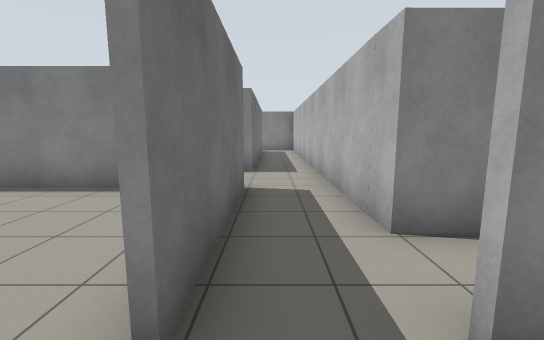
View 1 (above)

17 first-person views from a walk through a Gazebo world. The camera is 1.2 m above the floor, tilts 8° down and sees 90° across. The floor is counted in squares, 1 m on a side. Each view is taken from the middle of a square. On the plan, view 1 faces up. The plan holds only what a view shows up to about 12 squares ahead; the rest is blank.

View 2
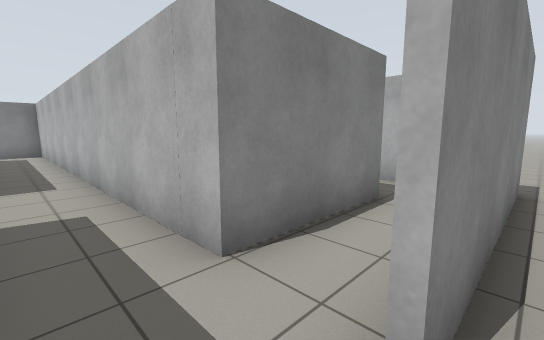

View 3
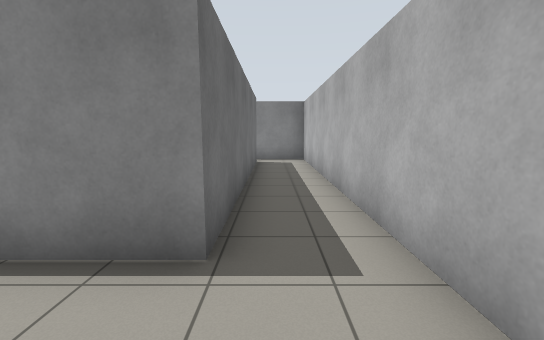

View 4
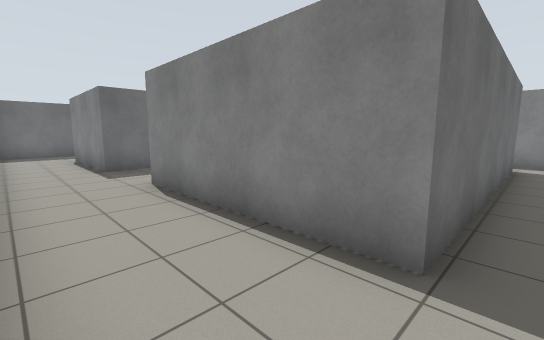

View 5
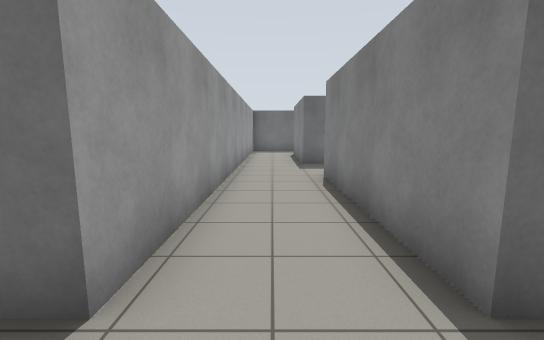

View 6
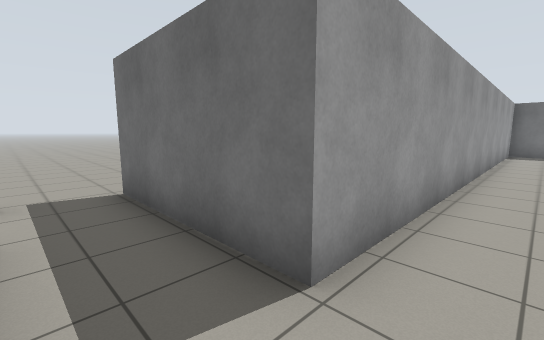

View 7
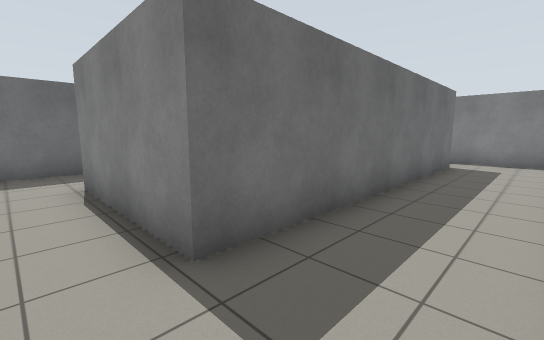

View 8
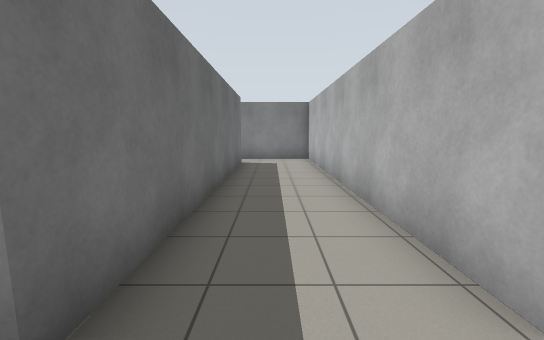

View 9
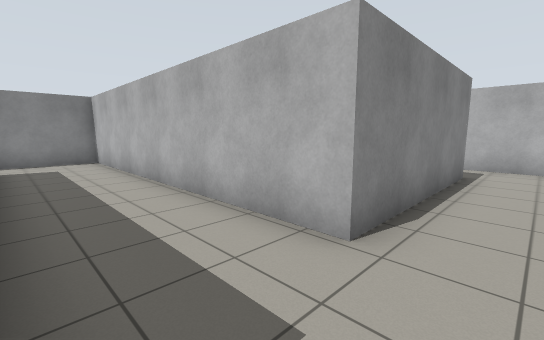

View 10
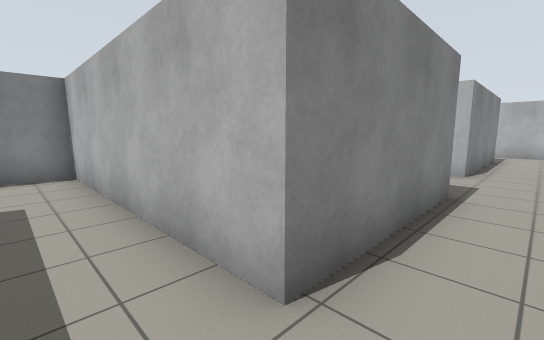

View 11
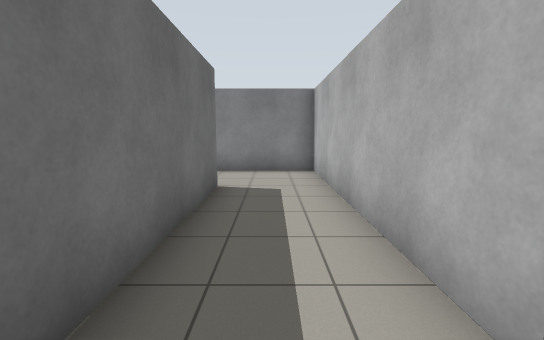

View 12
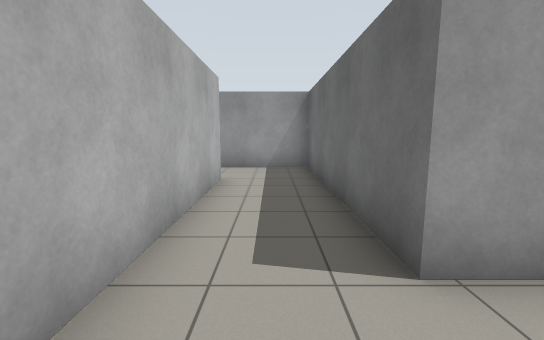

View 13
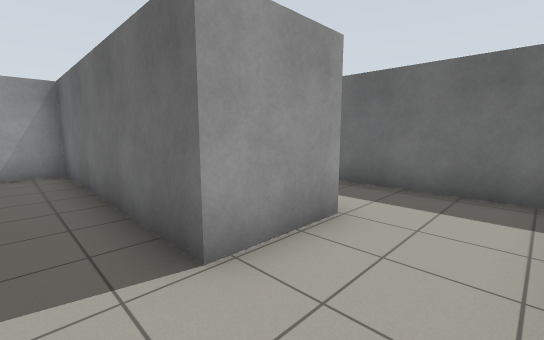

View 14
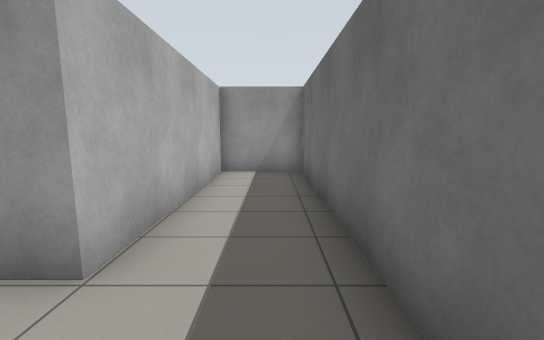

View 15
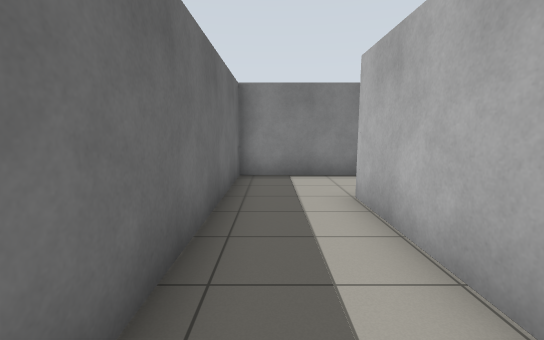

View 16
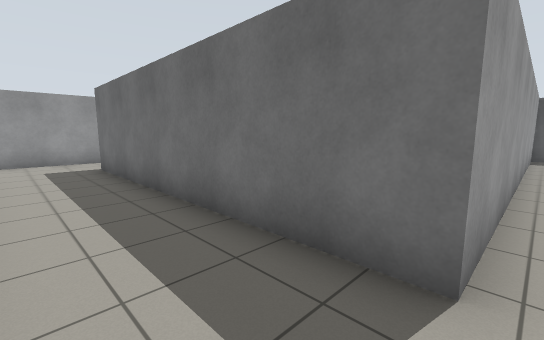

View 17
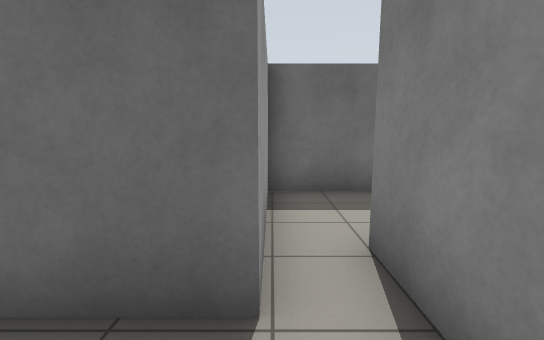

### Floor plan
Ten units are one square. View 1 is at (0, 0); x grows to the right and y downward. Boxes are objects, and circles mark ways between rooms. Rooms are numbered by the first view taken in them; rooms with no view inside come last. Other rooms are left out.
<svg viewBox="-214 -198 233 198">
<path fill="none" stroke="#000" d="M14 -31 14 -180 -18 -180M-65 -58 -6 -58 -6 -13M-6 -169 -6 -84 -64 -84M-64 -84 -64 -193 -96 -193M-92 -177 -92 -82 -137 -82M-145 -58 -65 -58M-137 -82 -137 -136M-162 -129 -162 -58 -145 -58M-137 -136 -137 -155 -209 -155 -209 -68 -185 -68 -185 -129 -162 -129"/>
<circle cx="-60" cy="-70" r="3" fill="#2a7"/>
<circle cx="-140" cy="-70" r="3" fill="#2a7"/>
<circle cx="-150" cy="-130" r="3" fill="#2a7"/>
<text x="0" y="-80">1</text>
<text x="-80" y="-110">2</text>
<text x="-150" y="-100">3</text>
<text x="-190" y="-130">4</text>
</svg>
Room 1 opens to room 2. Room 2 opens to room 3. Room 3 opens to room 4.

Where each view was taken, in squares from view 1:
view 1: 0 up, 0 right, facing up
view 2: 1 up, 0 right, facing up-right
view 3: 6 up, 0 right, facing up
view 4: 6 up, 0 right, facing up-left
view 5: 7 up, 1 right, facing left
view 6: 7 up, 1 right, facing down-left
view 7: 7 up, 7 left, facing up-left
view 8: 7 up, 8 left, facing up
view 9: 7 up, 9 left, facing up-right
view 10: 7 up, 15 left, facing up-right
view 11: 7 up, 15 left, facing up
view 12: 15 up, 15 left, facing down
view 13: 15 up, 15 left, facing down-left
view 14: 15 up, 20 left, facing down
view 15: 8 up, 20 left, facing up
view 16: 18 up, 7 left, facing down-left
view 17: 17 up, 1 right, facing left
